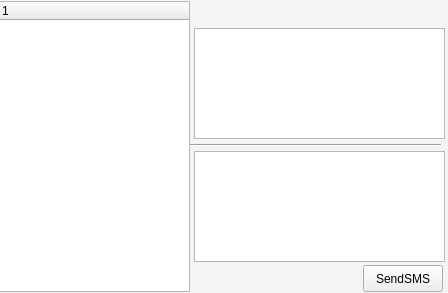
<ui version="4.0" >
 <class>SendGroupSMS</class>
 <widget class="QMainWindow" name="SendGroupSMS" >
  <property name="geometry" >
   <rect>
    <x>0</x>
    <y>0</y>
    <width>448</width>
    <height>293</height>
   </rect>
  </property>
  <property name="minimumSize" >
   <size>
    <width>448</width>
    <height>293</height>
   </size>
  </property>
  <property name="maximumSize" >
   <size>
    <width>448</width>
    <height>293</height>
   </size>
  </property>
  <property name="windowTitle" >
   <string>SendQunMsg</string>
  </property>
  <property name="styleSheet" >
   <string>QMainWindow {
 
background-color:rgb(246,243,243);

}</string>
  </property>
  <widget class="QWidget" name="centralwidget" >
   <widget class="QTreeWidget" name="view" >
    <property name="geometry" >
     <rect>
      <x>-1</x>
      <y>1</y>
      <width>191</width>
      <height>291</height>
     </rect>
    </property>
    <property name="selectionMode" >
     <enum>QAbstractItemView::ExtendedSelection</enum>
    </property>
    <column>
     <property name="text" >
      <string>1</string>
     </property>
    </column>
   </widget>
   <widget class="QTextEdit" name="MsgEdit" >
    <property name="geometry" >
     <rect>
      <x>194</x>
      <y>151</y>
      <width>251</width>
      <height>111</height>
     </rect>
    </property>
    <property name="sizePolicy" >
     <sizepolicy vsizetype="Maximum" hsizetype="Expanding" >
      <horstretch>0</horstretch>
      <verstretch>0</verstretch>
     </sizepolicy>
    </property>
    <property name="maximumSize" >
     <size>
      <width>16777215</width>
      <height>16777215</height>
     </size>
    </property>
    <property name="tabChangesFocus" >
     <bool>false</bool>
    </property>
    <property name="acceptRichText" >
     <bool>false</bool>
    </property>
   </widget>
   <widget class="QPushButton" name="TB_Send" >
    <property name="geometry" >
     <rect>
      <x>363</x>
      <y>265</y>
      <width>80</width>
      <height>27</height>
     </rect>
    </property>
    <property name="text" >
     <string>SendSMS</string>
    </property>
   </widget>
   <widget class="QLabel" name="input_nm" >
    <property name="geometry" >
     <rect>
      <x>197</x>
      <y>269</y>
      <width>161</width>
      <height>18</height>
     </rect>
    </property>
    <property name="text" >
     <string/>
    </property>
   </widget>
   <widget class="QTextBrowser" name="MsgBrowser" >
    <property name="geometry" >
     <rect>
      <x>194</x>
      <y>28</y>
      <width>251</width>
      <height>111</height>
     </rect>
    </property>
   </widget>
   <widget class="Line" name="line" >
    <property name="geometry" >
     <rect>
      <x>190</x>
      <y>135</y>
      <width>251</width>
      <height>21</height>
     </rect>
    </property>
    <property name="orientation" >
     <enum>Qt::Horizontal</enum>
    </property>
   </widget>
   <widget class="QLabel" name="lb_choseUser" >
    <property name="geometry" >
     <rect>
      <x>206</x>
      <y>4</y>
      <width>231</width>
      <height>20</height>
     </rect>
    </property>
    <property name="text" >
     <string/>
    </property>
   </widget>
  </widget>
 </widget>
 <resources/>
 <connections/>
</ui>
